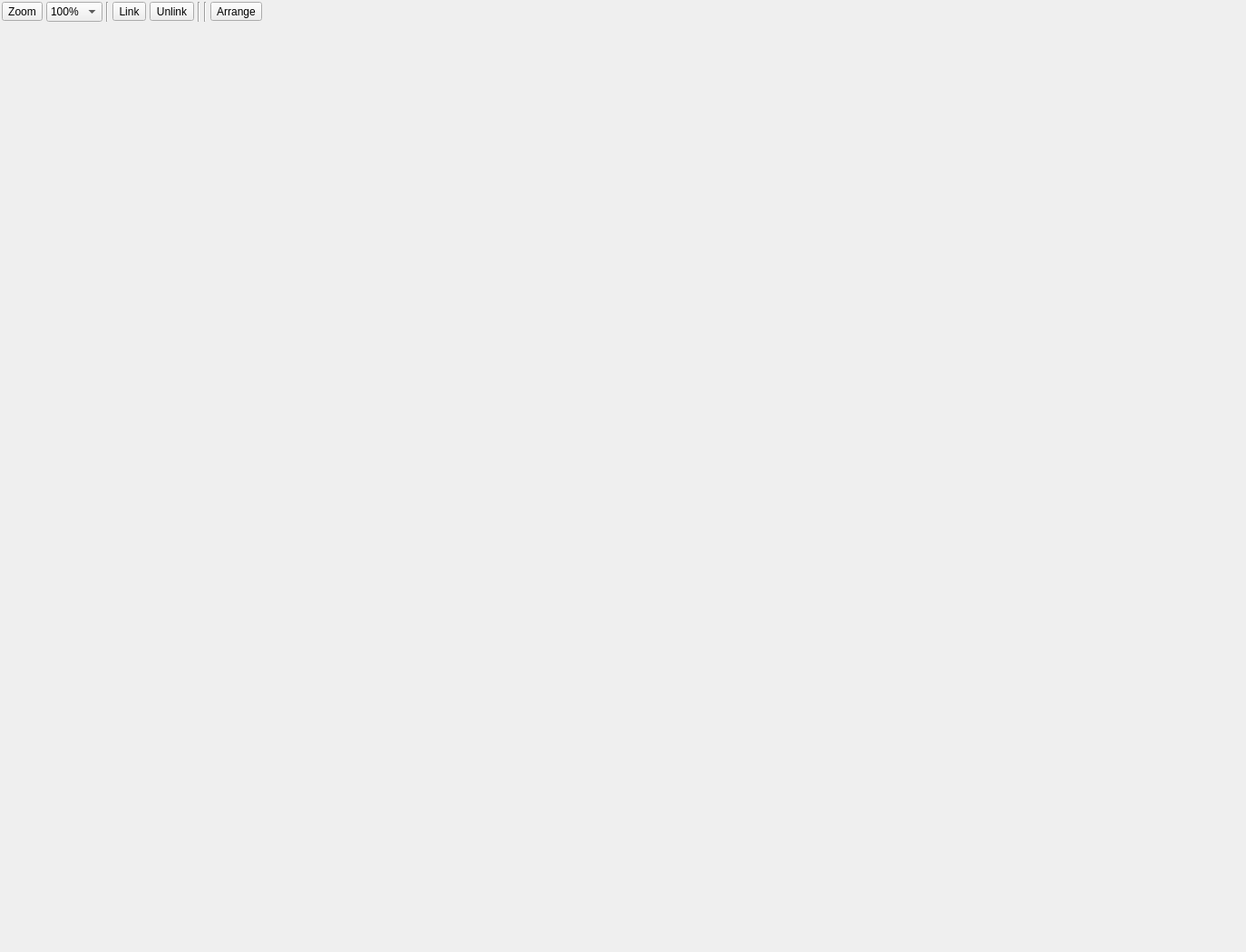
<?xml version="1.0" encoding="UTF-8"?>
<ui version="4.0">
 <class>NodeGraphViewer</class>
 <widget class="QWidget" name="NodeGraphViewer">
  <property name="geometry">
   <rect>
    <x>0</x>
    <y>0</y>
    <width>1374</width>
    <height>1050</height>
   </rect>
  </property>
  <property name="windowTitle">
   <string>Form</string>
  </property>
  <layout class="QVBoxLayout" name="verticalLayout">
   <property name="spacing">
    <number>4</number>
   </property>
   <property name="margin">
    <number>2</number>
   </property>
   <item>
    <layout class="QHBoxLayout" name="horizontalLayout">
     <property name="spacing">
      <number>4</number>
     </property>
     <item>
      <widget class="QToolButton" name="mBtnZoom">
       <property name="sizePolicy">
        <sizepolicy hsizetype="Maximum" vsizetype="Fixed">
         <horstretch>0</horstretch>
         <verstretch>0</verstretch>
        </sizepolicy>
       </property>
       <property name="maximumSize">
        <size>
         <width>16777215</width>
         <height>16777215</height>
        </size>
       </property>
       <property name="toolTip">
        <string>Zoom</string>
       </property>
       <property name="text">
        <string>Zoom</string>
       </property>
      </widget>
     </item>
     <item>
      <widget class="QComboBox" name="mZoom">
       <property name="toolTip">
        <string>Zoom Factor</string>
       </property>
       <property name="currentIndex">
        <number>2</number>
       </property>
       <item>
        <property name="text">
         <string>200%</string>
        </property>
       </item>
       <item>
        <property name="text">
         <string>150%</string>
        </property>
       </item>
       <item>
        <property name="text">
         <string>100%</string>
        </property>
       </item>
       <item>
        <property name="text">
         <string>75%</string>
        </property>
       </item>
       <item>
        <property name="text">
         <string>50%</string>
        </property>
       </item>
       <item>
        <property name="text">
         <string>25%</string>
        </property>
       </item>
       <item>
        <property name="text">
         <string>10%</string>
        </property>
       </item>
      </widget>
     </item>
     <item>
      <widget class="Line" name="line">
       <property name="orientation">
        <enum>Qt::Vertical</enum>
       </property>
      </widget>
     </item>
     <item>
      <widget class="QToolButton" name="mButtonModeLink">
       <property name="sizePolicy">
        <sizepolicy hsizetype="Maximum" vsizetype="Fixed">
         <horstretch>0</horstretch>
         <verstretch>0</verstretch>
        </sizepolicy>
       </property>
       <property name="maximumSize">
        <size>
         <width>16777215</width>
         <height>16777215</height>
        </size>
       </property>
       <property name="toolTip">
        <string>Link</string>
       </property>
       <property name="text">
        <string>Link</string>
       </property>
      </widget>
     </item>
     <item>
      <widget class="QToolButton" name="mBtnModeUnlink">
       <property name="sizePolicy">
        <sizepolicy hsizetype="Maximum" vsizetype="Fixed">
         <horstretch>0</horstretch>
         <verstretch>0</verstretch>
        </sizepolicy>
       </property>
       <property name="maximumSize">
        <size>
         <width>16777215</width>
         <height>16777215</height>
        </size>
       </property>
       <property name="toolTip">
        <string>Unlink</string>
       </property>
       <property name="text">
        <string>Unlink</string>
       </property>
      </widget>
     </item>
     <item>
      <widget class="Line" name="line_2">
       <property name="orientation">
        <enum>Qt::Vertical</enum>
       </property>
      </widget>
     </item>
     <item>
      <widget class="Line" name="line_3">
       <property name="orientation">
        <enum>Qt::Vertical</enum>
       </property>
      </widget>
     </item>
     <item>
      <widget class="QToolButton" name="mBtnArrangeChildren">
       <property name="sizePolicy">
        <sizepolicy hsizetype="Maximum" vsizetype="Fixed">
         <horstretch>0</horstretch>
         <verstretch>0</verstretch>
        </sizepolicy>
       </property>
       <property name="maximumSize">
        <size>
         <width>16777215</width>
         <height>16777215</height>
        </size>
       </property>
       <property name="toolTip">
        <string>Arrange child nodes</string>
       </property>
       <property name="text">
        <string>Arrange</string>
       </property>
      </widget>
     </item>
     <item>
      <spacer name="horizontalSpacer">
       <property name="orientation">
        <enum>Qt::Horizontal</enum>
       </property>
       <property name="sizeHint" stdset="0">
        <size>
         <width>40</width>
         <height>20</height>
        </size>
       </property>
      </spacer>
     </item>
    </layout>
   </item>
   <item>
    <widget class="QWidget" name="mView" native="true">
     <property name="sizePolicy">
      <sizepolicy hsizetype="MinimumExpanding" vsizetype="MinimumExpanding">
       <horstretch>0</horstretch>
       <verstretch>0</verstretch>
      </sizepolicy>
     </property>
     <layout class="QVBoxLayout" name="verticalLayout_2">
      <property name="spacing">
       <number>4</number>
      </property>
      <property name="margin">
       <number>2</number>
      </property>
     </layout>
    </widget>
   </item>
  </layout>
 </widget>
 <resources/>
 <connections/>
</ui>
